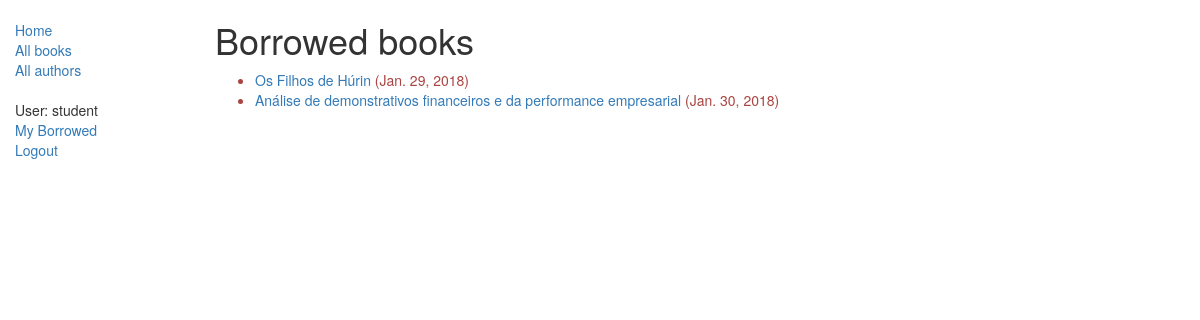
/catalog/mybooks/ (signed in), run on the app's committed database.
### catalog/models.py (models this page shows, shortened)
class BookInstance(models.Model):
    id = models.UUIDField(primary_key=True, default=uuid.uuid4, help_text="Unique ID for this particular book across the library")
    book = models.ForeignKey('Book', on_delete=models.SET_NULL, null=True)
    imprint = models.CharField(max_length=200)
    due_back=models.DateField(null=True, blank=True)
    borrower = models.ForeignKey(User, on_delete=models.SET_NULL, null=True, blank=True)
    LOAN_STATUS=(
        ('m', 'Maintanance'),
        ('o', 'On Loan'),
        ('a', 'Available'),
        ('r', 'Reserved'),
    )
    status = models.CharField(max_length=1, choices=LOAN_STATUS, blank=True, default='m', help_text='Book availability')
    class Meta:
        ordering = ['due_back']
        permissions = (("can_mark_returned", "Set book as returned"),
                       ("can_edit", "Make some changes..."),
                       ("see_all_borrowed", "See all borrowed"),
                       )
    @property
    def is_overdue(self):
        if self.due_back and date.today() > self.due_back:
            return True
        return False

class Book(models.Model):
    title = models.CharField(max_length=200)
    author = models.ForeignKey('Author', on_delete=models.SET_NULL, null=True)
    summary = models.TextField(max_length=1000, help_text="Enter a brief description of the book")
    isbn = models.CharField('ISBN', max_length=13, help_text="13 characters <a href='https://www.isbn-international.org/content/what-isbn'>ISBN number</a>")
    genre = models.ManyToManyField(Genre, help_text="Select the genre of the book")
    language = models.ForeignKey('Language', on_delete=models.SET_NULL, null=True)
    def display_genre(self):
        """
        Creates a string for the Genre. This is required to display genre in Admin.
        """
        return ', '.join([genre.name for genre in self.genre.all()[:3]])
    display_genre.short_description = "Genre"

### catalog/views.py (the view)
# urls.py: path('mybooks/', views.LoanedBooksByUsersListView.as_view(), name='my-borrowed'),
class LoanedBooksByUsersListView(LoginRequiredMixin,generic.ListView):
    model = BookInstance
    template_name = 'catalog/bookinstance_list_borrowed_user.html'
    paginate_by = 10
    def get_queryset(self):
        return BookInstance.objects.filter(borrower=self.request.user).filter(status__exact='o').order_by('due_back')

### catalog/templates/catalog/bookinstance_list_borrowed_user.html
{% extends 'base_generic.html' %}
{% block content %}
    <h1>Borrowed books</h1>
        {% if bookinstance_list %}
            <ul>
                {% for bookinst in bookinstance_list %}
                <li class="{% if bookinst.is_overdue %}text-danger{% endif %}">
                    <a href="{% url 'book-detail' bookinst.book.pk %}">{{ bookinst.book.title }}</a> ({{ bookinst.due_back }})
                </li>
                {% endfor %}
            </ul>
            {% else %}
                <p>There is no book borrowed.</p>
        {% endif %}
{% endblock %}

### catalog/templates/base_generic.html (shortened to what this page needs)
<!DOCTYPE html>
<html lang="en">
<head>
  <link rel="stylesheet" href="https://maxcdn.bootstrapcdn.com/bootstrap/3.3.7/css/bootstrap.min.css">
  {% load static %}
  <link rel="stylesheet" href="{% static 'css/styles.css' %}">
</head>
<body>
  <div class="container-fluid">
    <div class="row">
      <div class="col-sm-2">
      {% block sidebar %}
      <ul class="sidebar-nav">
          <li><a href="{% url 'index' %}">Home</a></li>
          <li><a href="{% url 'books' %}">All books</a></li>
          <li><a href="{% url 'authors'%}">All authors</a></li>
      </ul>
      <ul class="sidebar-nav">
          {% if user.is_authenticated %}
          <li>User: {{ user.get_username }}</li>
          {% if perms.catalog.can_mark_returned %}
            <li><a href="{% url 'borrewed-books' %}">Library Loans</a></li>
          {% else %}
            <li><a href="{% url 'my-borrowed' %}">My Borrowed</a></li>
          {% endif %}
          <li><a href="{% url 'logout'%}?next={{request.path}}">Logout</a></li>
          {% else %}
          <li><a href="{% url 'login'%}?next={{request.path}}">Login</a></li>
          {% endif %}
      </ul>
     {% endblock %}
      </div>
      <div class="col-sm-10 ">
      {% block content %}{% endblock %}
      </div>
    </div>
  </div>
</body>
</html>

### catalog/static/css/styles.css (style rules this page uses)
.sidebar-nav { margin-top: 20px; padding: 0; list-style: none; }

### data on the page
BookInstance: book "Os Filhos de Húrin", due_back "Jan. 29, 2018"
BookInstance: book "Análise de demonstrativos financeiros e da performance empresarial", due_back "Jan. 30, 2018"

### other printed values
{{ user.get_username }} "student"
